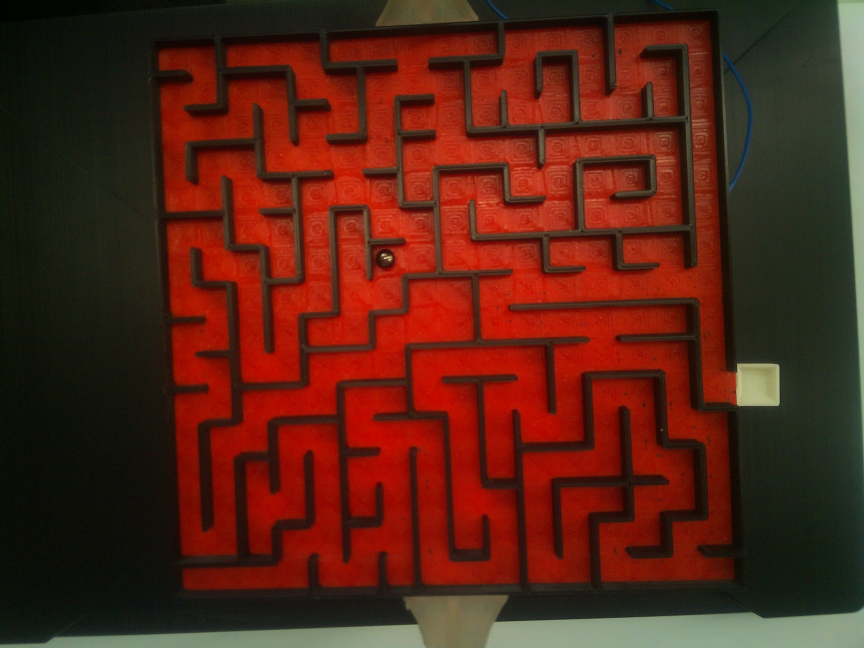
#> input picture pythonWorkspace/img/capture1.jpg, 2592 x 1944 px, found by its file name (shown at 1/3 size)
$ python t3.py
#> lines starting #> are read from the running program, lines starting #| are printed output that depends on the picture; after the words box and inside, x2 and y2 are one past the last pixel; in counts of white or black regions, pixels touching at a corner belong together
import cv2 as cv
import numpy as np
from matplotlib import pyplot as plt

img_og = cv.imread('capture1.jpg',cv.IMREAD_COLOR) #Reading Image as BGR
#> img_og is the input picture: shape (1944, 2592, 3); mean B, G, R 21.6, 35.2, 87.9
img_1=cv.addWeighted(img_og,9,img_og,0,0) #Increasing contrast for ball detection
b,g,r=cv.split(img_og) #Saved image is in RBG decomposing RGB
img=cv.merge((r,g,b)) #Merging RGB as BGR

#Removing glare by masking near white with black
lo=np.array([50,45,45])
hi=np.array([130,255,255])
mask=cv.inRange(img,lo,hi)
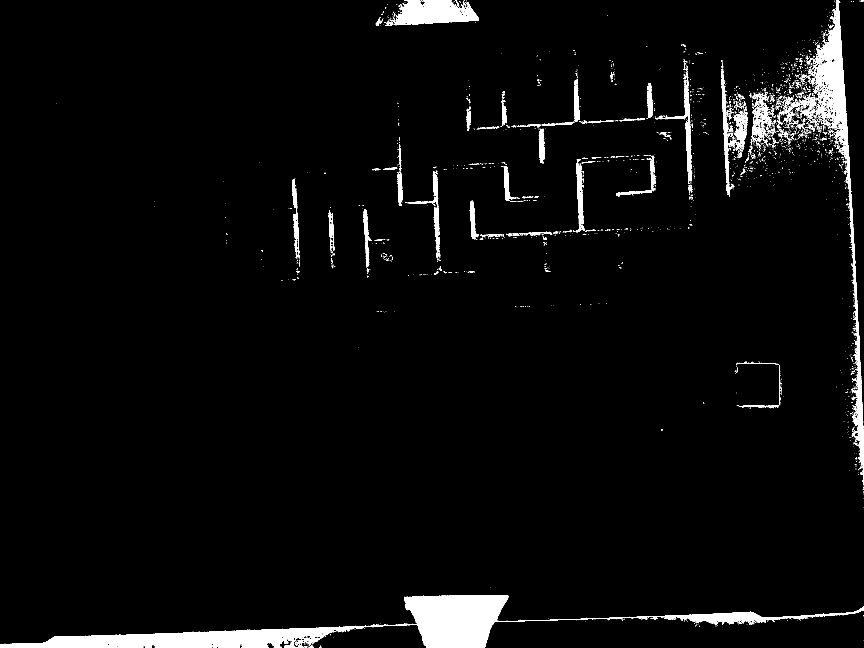
#> mask: shape (1944, 2592) (shown at 1/3 size); 3.6% white; 2632 white regions (2422 under 20 px), largest, box (x1, y1, x2, y2) and area: (0, 1785, 2592, 1944) 85315, (2424, 0, 2592, 1448) 29227, (1178, 0, 1436, 76) 13302
img[mask>0]=(0,0,0)
# plt.imshow(img)
# plt.show()

#Thresholding on red scale
lo=np.array([0,0,0])
hi=np.array([70,255,255])
mask=cv.inRange(img,lo,hi)
#> mask: shape (1944, 2592); 52.1% white; 1026 black regions (968 under 20 px), largest, box (x1, y1, x2, y2) and area: (476, 70, 2339, 1770) 2239341, (1455, 1831, 2592, 1944) 97004, (2516, 0, 2592, 1315) 46676
img[mask>0]=(0,0,0)

# plt.imshow(img)
# plt.show()


#Thresholding on red scale
b,g,r=cv.split(img)
lo=np.array([82,0,0])
hi=np.array([255,30,30])
mask=cv.inRange(img,lo,hi)
#> mask: shape (1944, 2592); 27.6% white; 2530 white regions (2145 under 20 px), largest, box (x1, y1, x2, y2) and area: (551, 888, 2189, 1769) 771491, (500, 502, 1427, 1668) 293237, (477, 150, 872, 733) 94741
img[mask>0]=(255,0,0)


b,g,r=cv.split(img) #Saved image is in RBG decomposing RGB
img=cv.merge((b,r*0,g*0)) #Merging RGB as BGR and eliminating G and B components


img=cv.cvtColor(img,cv.COLOR_BGR2GRAY) #Converting to grayscale
#> img: shape (1944, 2592)
# plt.imshow(img)
# plt.show()

_,img = cv.threshold(img,12,255,cv.THRESH_BINARY) #Thresholding image to convert to BW
# plt.imshow(img,'gray')
# plt.show()


##Shape detect
b_s,g_s,r_s=cv.split(img_1)
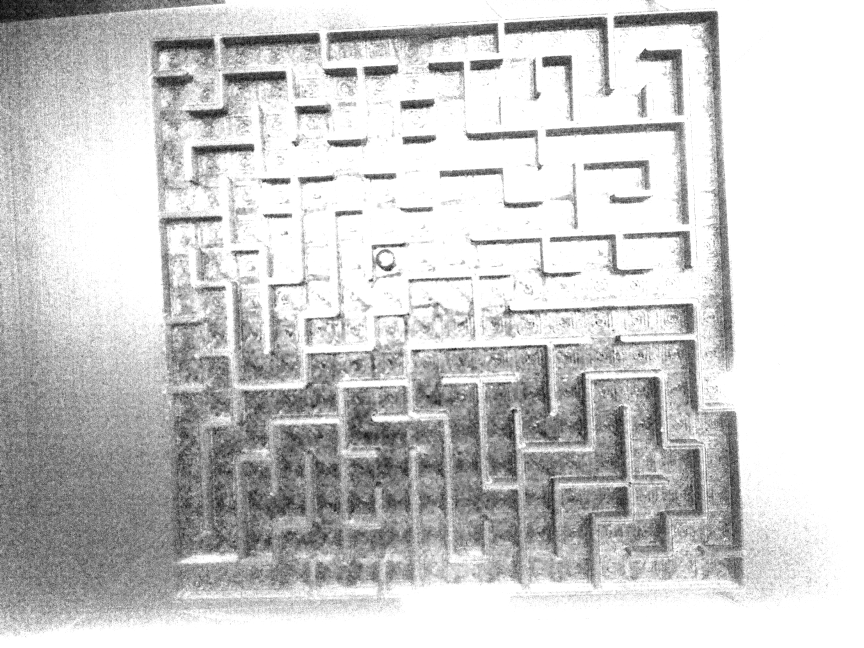
#> g_s: shape (1944, 2592) (shown at 1/3 size); min 0, max 255, mean 204.6
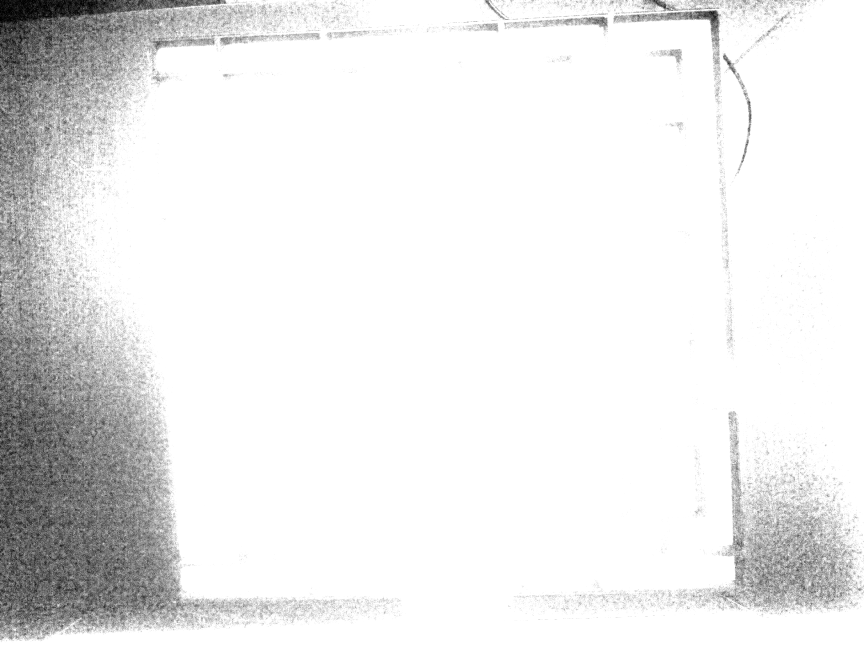
#> r_s: shape (1944, 2592) (shown at 1/3 size); min 0, max 255, mean 234
img_1=cv.merge((r_s*0,g_s,b_s))
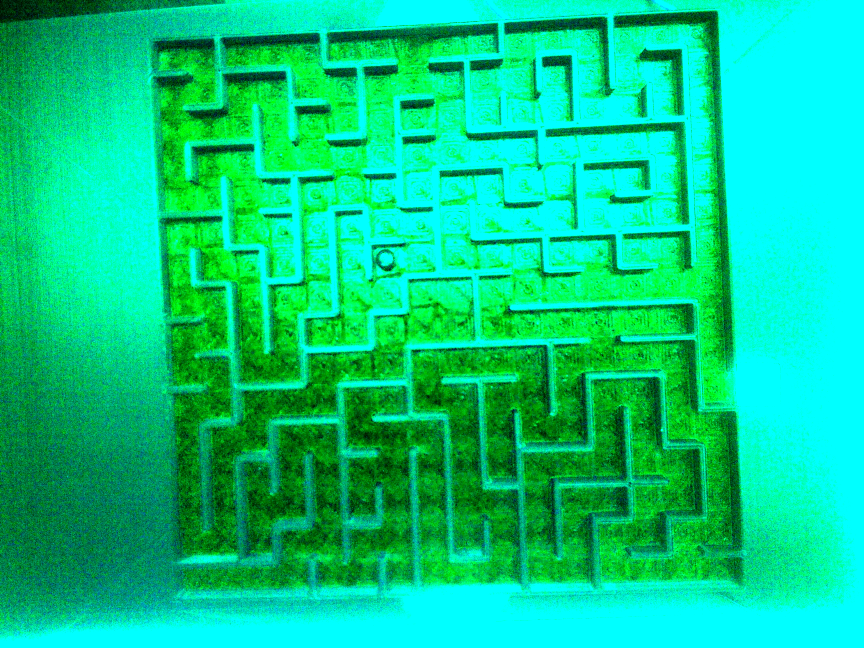
#> img_1: shape (1944, 2592, 3) (shown at 1/3 size); mean R, G, B 0, 204.6, 134.4

gray=cv.cvtColor(img_1,cv.COLOR_BGR2GRAY) #Converting to grayscale
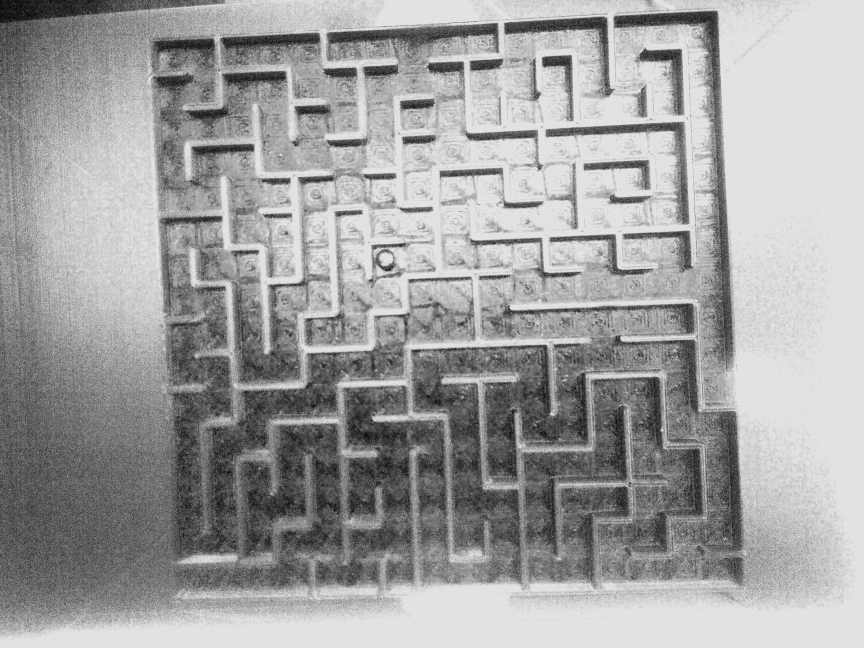
#> gray: shape (1944, 2592) (shown at 1/3 size); min 0, max 226, mean 160.3
gray = cv.blur(gray, (9, 9))  #Adding Gaussian blur

detected_circles = cv.HoughCircles(gray,
                                cv.HOUGH_GRADIENT, 1.9, 20, param1 = 60,
                        param2 = 60, minRadius = 12, maxRadius = 40)
#> detected_circles = [[1156.2, 778, 30.43], [966.1, 1703.3, 38.79], [964.2, 1728, 34.61], [1963.7, 1150.4, 38.79], [2079.6, 1161.8, 38.79], [1695.8, 1482.9, 34.61], [2064.3, 968, 26.25], [1811.7, 954.8, 28.34], [1008, 154.8, 28.15], [2094.8, 97.85, 24.16]]

if detected_circles is not None:

        # Convert the circle parameters a, b and r to integers.
        detected_circles = np.uint16(np.around(detected_circles))
#> detected_circles = [[1156, 778, 30], [966, 1703, 39], [964, 1728, 35], [1964, 1150, 39], [2080, 1162, 39], [1696, 1483, 35], [2064, 968, 26], [1812, 955, 28], [1008, 155, 28], [2095, 98, 24]]

        for pt in detected_circles[0, :]:
                a1, b1, r1 = pt[0], pt[1], pt[2]

                # Masking circle white
                cv.circle(img, (a1, b1), r1, (255, 255, 255), -1) #Circle centre coordinates a1,b1
#> this loop made 10 passes
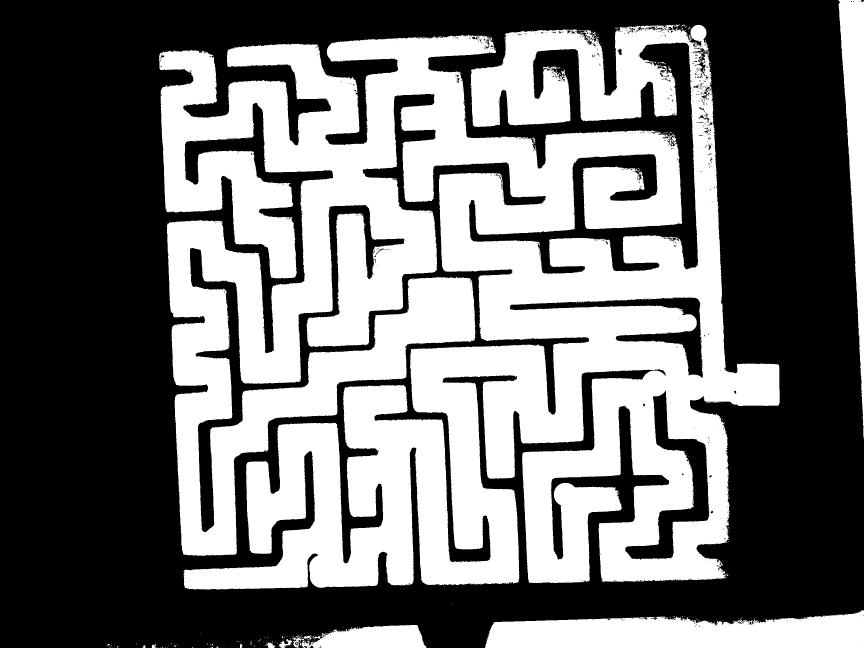
#> img: shape (1944, 2592) (shown at 1/3 size); 44.5% white; 412 white regions (391 under 20 px), largest, box (x1, y1, x2, y2) and area: (477, 74, 2339, 1769) 2078242, (1455, 1831, 2592, 1944) 97004, (2516, 0, 2592, 1315) 46676

##Shape detect End


kernel = np.ones((3,3),np.uint8) #Setting kernel for morphing
img = cv.morphologyEx(img, cv.MORPH_CLOSE, kernel,iterations=5) #Close morphing (Dilation followed by erosion eliminates black dots)
#> img: shape (1944, 2592); 45.3% white; 30 white regions (13 under 20 px), largest, box (x1, y1, x2, y2) and area: (477, 72, 2339, 1769) 2110150, (1455, 1831, 2592, 1944) 98735, (2516, 0, 2592, 1318) 46942
img = cv.morphologyEx(img, cv.MORPH_OPEN, kernel,iterations=5)  #Open morphing (Erosion followed by Dilation eliminates white dots)
#> img: shape (1944, 2592); 45.2% white; 7 white regions, largest, box (x1, y1, x2, y2) and area: (477, 74, 2339, 1768) 2108872, (1456, 1831, 2592, 1944) 98603, (2516, 0, 2592, 1210) 46585
plt.imshow(img,'gray') #Image before resize
plt.show()
img=cv.resize(img, (300,300)) #resizing image
#> img: shape (300, 300)
_,img = cv.threshold(img,12,255,cv.THRESH_BINARY) #Thresholding image to convert to BW
#> img: shape (300, 300); 45.7% white; 7 white regions (3 under 20 px), largest, box (x1, y1, x2, y2) and area: (55, 11, 271, 273) 38116, (168, 282, 300, 300) 1769, (291, 0, 300, 187) 842, (97, 289, 148, 300) 414
kernel = np.ones((3,3),np.uint8) #Setting kernel for morphing
img = cv.morphologyEx(img, cv.MORPH_OPEN, kernel,iterations=2)  #Open morphing (Erosion followed by Dilation eliminates white dots)
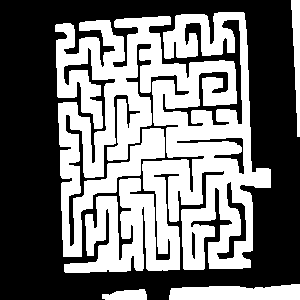
#> img: shape (300, 300); 45.5% white; 4 white regions, box (x1, y1, x2, y2) and area: (55, 12, 271, 273) 38039, (169, 284, 300, 300) 1757, (291, 0, 300, 137) 765, (102, 289, 147, 300) 389
plt.imshow(img,'gray')
plt.show()

$ run again, with pythonWorkspace/img/capture.jpg copied over pythonWorkspace/img/capture1.jpg
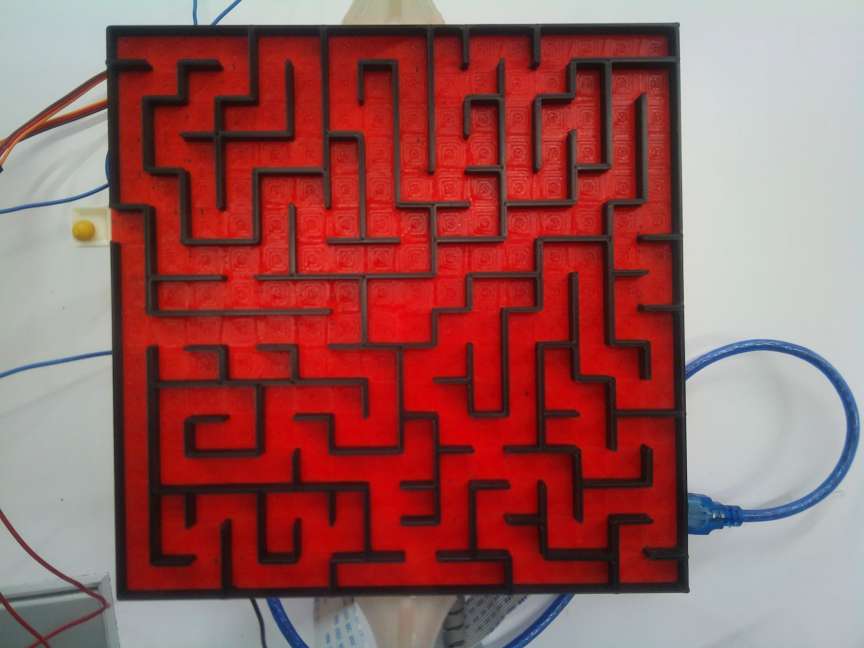
#> input picture pythonWorkspace/img/capture.jpg, 2592 x 1944 px, found by its file name (shown at 1/3 size)
#> img_og is the input picture: shape (1944, 2592, 3); mean B, G, R 89.5, 90.8, 151.9
#> `mask=cv.inRange(img,lo,hi)`:
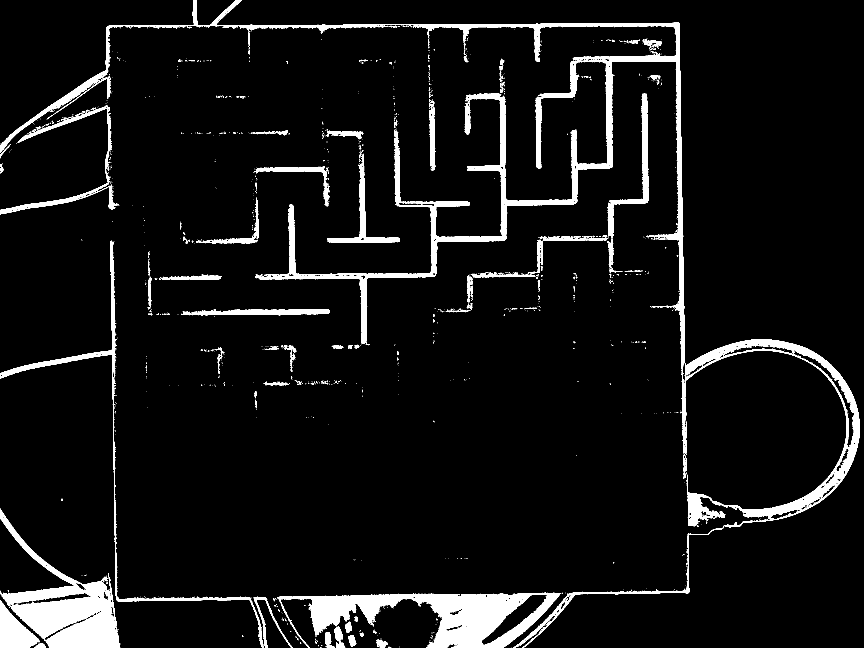
#> mask: shape (1944, 2592) (shown at 1/3 size); 6.6% white; 1429 white regions (1276 under 20 px), largest, box (x1, y1, x2, y2) and area: (0, 0, 2580, 1944) 134811, (832, 1778, 1683, 1944) 59144, (0, 1526, 361, 1944) 50107
#> `detected_circles = cv.HoughCircles(gray, cv.HOUGH_GRADIENT, 1.9, 20, p..`: detected_circles = [[1551.3, 878.8, 34.61], [726.8, 1110.5, 32.52], [728.6, 1080.2, 30.24], [529.1, 1205.5, 36.7], [709.6, 456.9, 26.25], [837, 456.9, 32.52], [1667.2, 770.5, 34.61], [1756.5, 669.8, 36.7], [736.2, 358.1, 32.52], [1560.8, 776.1, 32.52]]
#> `detected_circles = np.uint16(np.around(detected_circles))`: detected_circles = [[1551, 879, 35], [727, 1111, 33], [729, 1080, 30], [529, 1206, 37], [710, 457, 26], [837, 457, 33], [1667, 770, 35], [1757, 670, 37], [736, 358, 33], [1561, 776, 33]]
#> the loop `for pt in detected_circles[0, :]:` made 10 passes
#> `img = cv.morphologyEx(img, cv.MORPH_OPEN, kernel,iterations=2)`:
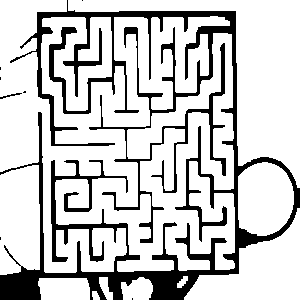
#> img: shape (300, 300); 79.7% white; 8 black regions (6 under 20 px), largest, box (x1, y1, x2, y2) and area: (0, 0, 300, 300) 18217, (0, 93, 22, 99) 39

$ run again, with pythonWorkspace/img/capture_00.jpg copied over pythonWorkspace/img/capture1.jpg
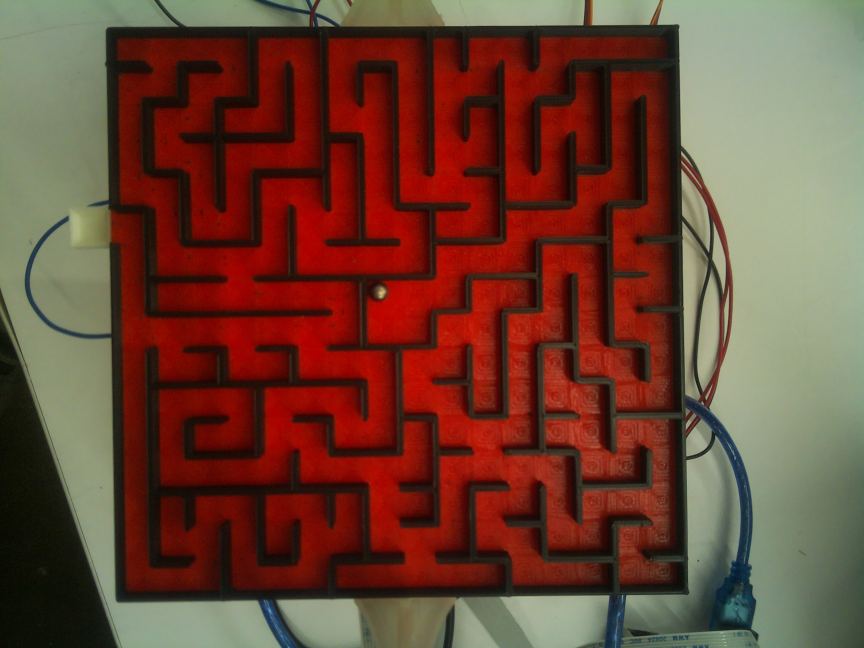
#> input picture pythonWorkspace/img/capture_00.jpg, 2592 x 1944 px, found by its file name (shown at 1/3 size)
#> img_og is the input picture: shape (1944, 2592, 3); mean B, G, R 51.6, 67, 108.6
#> `mask=cv.inRange(img,lo,hi)`:
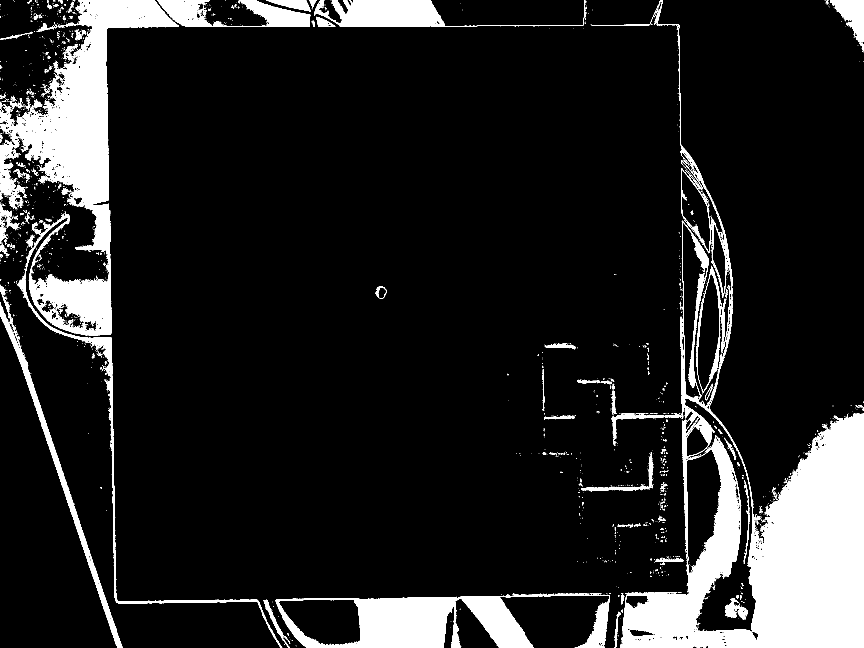
#> mask: shape (1944, 2592) (shown at 1/3 size); 12.4% white; 2283 white regions (2076 under 20 px), largest, box (x1, y1, x2, y2) and area: (1861, 0, 2592, 1944) 282347, (0, 0, 847, 1944) 161036, (827, 1780, 1830, 1944) 71289
#> `detected_circles = cv.HoughCircles(gray, cv.HOUGH_GRADIENT, 1.9, 20, p..`: detected_circles = [[1667.2, 783.8, 38.79], [1142.8, 876.8, 25.87], [1551.3, 890.1, 36.7], [1741.3, 200.4, 34.61], [1357.5, 971.8, 32.52], [1762.2, 869.2, 30.43], [1532.3, 580.5, 34.61], [1389.8, 1386, 36.7], [1355.7, 1184.7, 22.07]]
#> `detected_circles = np.uint16(np.around(detected_circles))`: detected_circles = [[1667, 784, 39], [1143, 877, 26], [1551, 890, 37], [1741, 200, 35], [1358, 972, 33], [1762, 869, 30], [1532, 580, 35], [1390, 1386, 37], [1356, 1185, 22]]
#> the loop `for pt in detected_circles[0, :]:` made 9 passes
#> `img = cv.morphologyEx(img, cv.MORPH_OPEN, kernel,iterations=2)`:
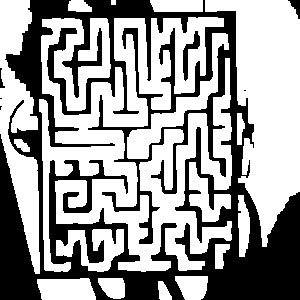
#> img: shape (300, 300); 61.4% white; 7 black regions (3 under 20 px), largest, box (x1, y1, x2, y2) and area: (0, 0, 300, 300) 34327, (183, 31, 200, 81) 284, (288, 0, 300, 19) 110, (0, 68, 5, 88) 41

$ run again, with pythonWorkspace/img/capture_01.jpg copied over pythonWorkspace/img/capture1.jpg
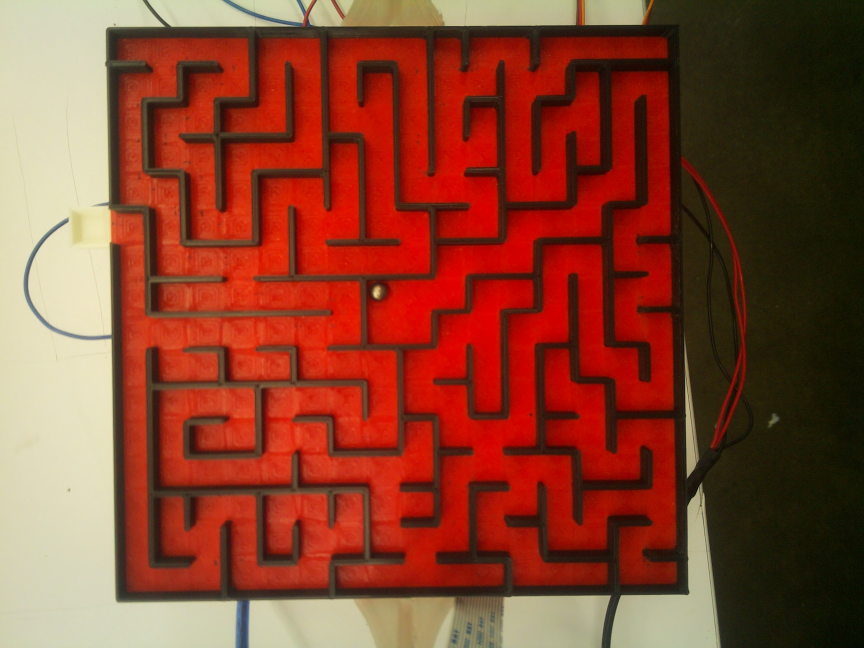
#> input picture pythonWorkspace/img/capture_01.jpg, 2592 x 1944 px, found by its file name (shown at 1/3 size)
#> img_og is the input picture: shape (1944, 2592, 3); mean B, G, R 46.3, 66.5, 136.2
#> `detected_circles = cv.HoughCircles(gray, cv.HOUGH_GRADIENT, 1.9, 20, p..`: detected_circles = [[1131.4, 871.1, 30.43], [1762.2, 472.1, 34.61], [1032.7, 449.4, 34.61], [1634.9, 314.4, 34.61]]
#> `detected_circles = np.uint16(np.around(detected_circles))`: detected_circles = [[1131, 871, 30], [1762, 472, 35], [1033, 449, 35], [1635, 314, 35]]
#> the loop `for pt in detected_circles[0, :]:` made 4 passes
#> `img = cv.morphologyEx(img, cv.MORPH_OPEN, kernel,iterations=2)`:
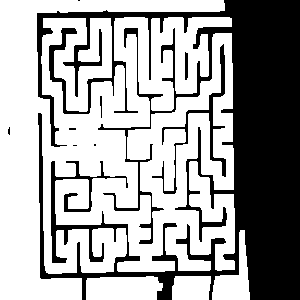
#> img: shape (300, 300); 64.6% white; 9 black regions (5 under 20 px), largest, box (x1, y1, x2, y2) and area: (37, 0, 300, 300) 30703, (152, 44, 226, 194) 998, (185, 52, 188, 80) 80, (100, 96, 102, 118) 32
